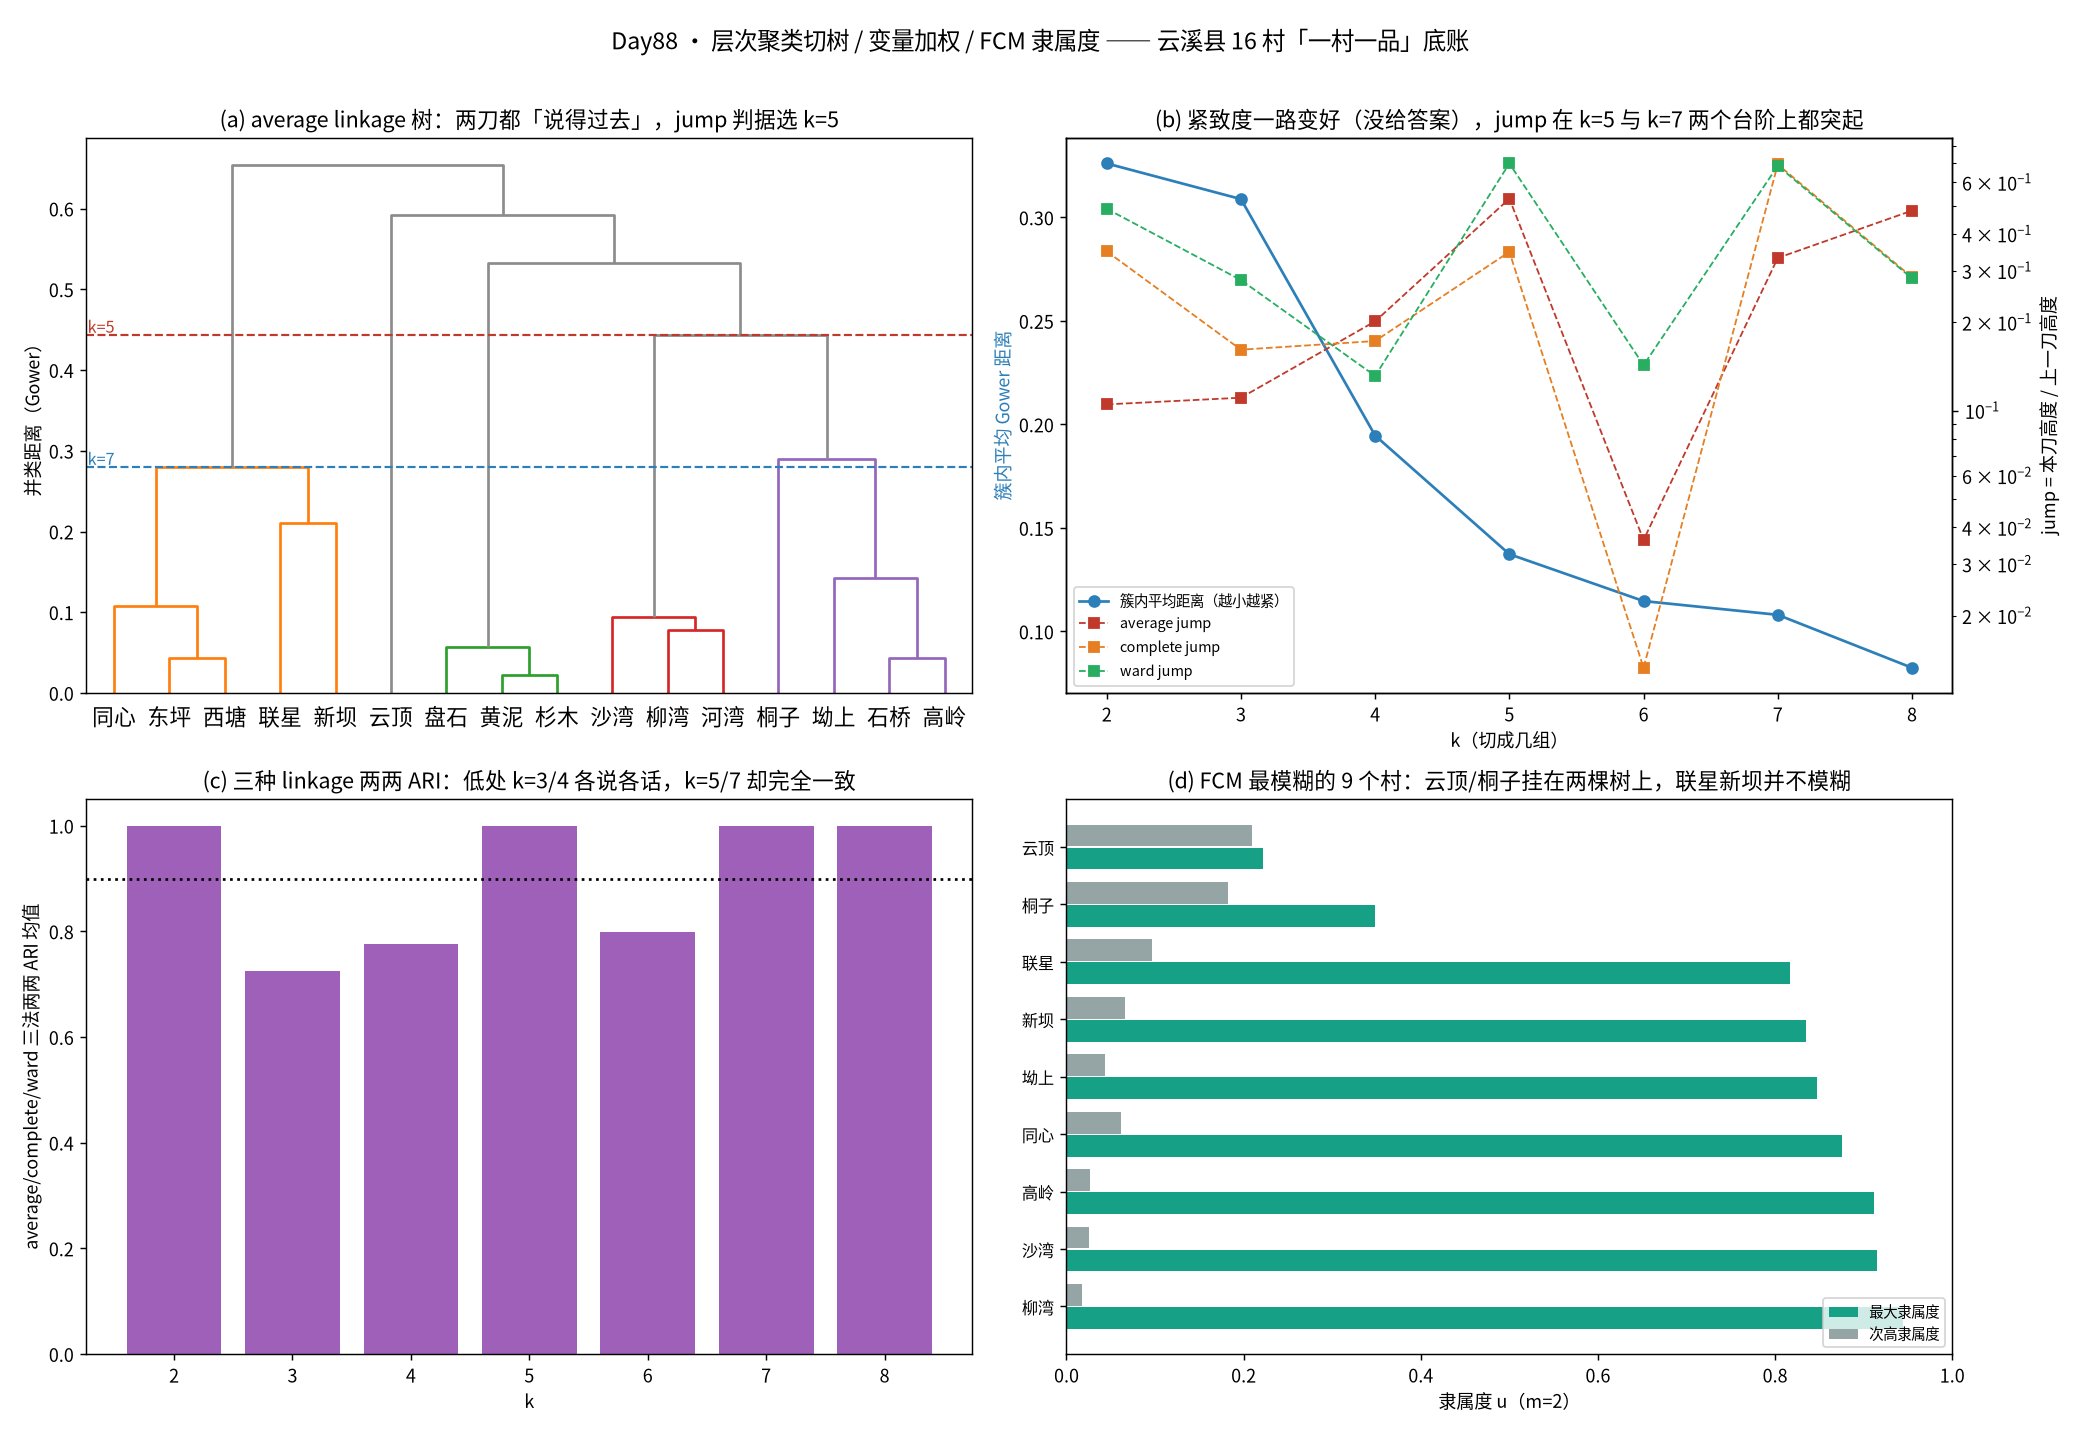

Source code (Python):
#!/usr/bin/env python3
# -*- coding: utf-8 -*-
"""
subject : mathematical-modeling
level   : L5 算法（聚类分析 · 层次聚类 dendrogram 切树高度 vs 并类距离 jump）/ L8 机器学习（聚类 ≠ 聚类分析）
anchor  : 前接 Day87 混合变量聚类（Gower + PAM，k 由轮廓在 5/7 之间犹豫）；
          前接 Day8 KMeans（只吃连续变量）、Day63 MCL 谱二分（「分几段是扫出来的」）；
          本讲补三格全库零命中/只被点名未做的：**层次聚类（average/Ward/单链对照）**、
          **变量加权（Gower 等权 → 业务权重）**、**模糊 C-means（FCM 隶属度）**。
goal    : 一县 16 村产业底账，要「分几组、哪几个村另册、C 类政策该给谁」。
          本讲回答三个问题：
          ① 层次聚类要不要切成 5 组还是 7 组——判据不是「树长得好不好看」，而是「下一个并类距离跳多高」
             与「切在这层时簇内距离有多紧」两把尺子（jump / gap / 紧致度），且三种 linkage 必须同向；
          ② 等权 Gower 是不是一句空话——把「耕地与是否旅游村」视为同权，三个单例还剩几个；
          ③ 分界村（联星、新坝）到底算平原粮村还是自己的产业——FCM 隶属度给的是「几分之几」，不是「哪一类」。
          并回答：模型算出来的组，与「地形×主产业」的规矩分差多少？这 16% 的差值不值钱？

决策场景：云溪县农业农村局 2027 年「一村一品」扶持资金切块（320 万元），先分底账组再定政策包。

运行（全篇唯一入口，副作用只在 main 里发生一次）：
  cd /home/ubuntu/Note && ./.venv/bin/python -W error \
    "Mathematical_Modeling/08 - Python/daily/2026-11-26/day88_hierarchical_weighted_fcm.py"

约定（全篇统一口径）：
  * 数据与 Day87 完全相同（同 16 村、同 6 变量），便于逐项对照；数值是编的，量级按县农业局年报习惯；
  * 距离：Gower（连续 |差|/极差、分类 1[不等]、有序 秩差/最大秩差），默认等权；加权版按业务权重归一后重平均；
  * 层次聚类用 scipy linkage（average / complete / ward / single），**单链**只用来演示「链式效应」；
    ⚠ average/complete/single 吃的是**距离**，Ward 吃的是**离差平方和**——两者 dendrogram 的 y 轴不同量纲，
    下面所有 jump 判据都**只在同一 linkage 内部**比较，不跨 linkage 比较绝对高度；
  * FCM：手写迭代（Picard 不动点），m=2.0，硬划分由最大隶属度得到，同时报「隶属度最高与次高之差」作为把握度；
    ⚠ **16 个点上的真实陷阱**：纯随机初值的关系型 FCM 会稳定落到「每点隶属度 1/c」的平凡不动点——J 照样下降、
      看起来收敛漂亮，其实什么都没分开。判据：均值隶属度 ≥ 1.02/c 即判退化，换初值（本讲第一节踩坑）。
  * 稳定性：200 次 bootstrap 重抽样，只在被抽到的原样本上算 ARI（Day87 的口径，不做按结果筛选）。
"""

import json
import time
from math import comb

import numpy as np
import pandas as pd
import matplotlib

matplotlib.use("Agg")
import matplotlib.pyplot as plt
from matplotlib import font_manager
from scipy.cluster.hierarchy import dendrogram, fcluster, linkage
from scipy.spatial.distance import squareform
from sklearn.cluster import KMeans

# ── 中文字体（图里有中文，不注册就是方块） ───────────────────────────────────
for _f in ("Noto Sans CJK SC", "Noto Serif CJK SC", "WenQuanYi Zen Hei"):
    try:
        font_manager.findfont(_f, fallback_to_default=False)
        plt.rcParams["font.sans-serif"] = [_f, "DejaVu Sans"]
        break
    except Exception:
        continue
plt.rcParams["axes.unicode_minus"] = False

RNG = np.random.default_rng(20261126)

# ── 数据：与 Day87 同一批 16 村（改一个数都会让结论不可比） ───────────────────
VILLAGES = [
    ("东坪", 1180, 18600, 0.41, "平原", "粮", "一级"),
    ("西塘", 1350, 17900, 0.38, "平原", "粮", "一级"),
    ("同心", 1420, 17200, 0.44, "平原", "粮", "二级"),
    ("联星", 1290, 19100, 0.36, "平原", "菜", "一级"),
    ("新坝", 960, 15400, 0.52, "平原", "菜", "二级"),
    ("沙湾", 320, 14800, 0.55, "沿江", "渔", "二级"),
    ("柳湾", 280, 16100, 0.47, "沿江", "渔", "三级"),
    ("河湾", 360, 14200, 0.58, "沿江", "渔", "三级"),
    ("石桥", 540, 13800, 0.61, "丘陵", "茶", "三级"),
    ("坳上", 620, 14500, 0.49, "丘陵", "茶", "二级"),
    ("高岭", 480, 12600, 0.66, "丘陵", "茶", "三级"),
    ("桐子", 580, 15100, 0.43, "丘陵", "果", "二级"),
    ("黄泥", 410, 11900, 0.71, "山地", "药", "四级"),
    ("杉木", 450, 12300, 0.68, "山地", "药", "四级"),
    ("盘石", 260, 10800, 0.74, "山地", "药", "四级"),
    ("云顶", 150, 22600, 0.29, "山地", "旅游", "三级"),
]
COLS = ["村", "耕地", "人均纯收入", "外出务工占比", "地形", "主产业", "道路等级"]
NUM = ["耕地", "人均纯收入", "外出务工占比"]
CAT = ["地形", "主产业"]
ORD = ["道路等级"]
ROAD = {"一级": 1, "二级": 2, "三级": 3, "四级": 4}

# 业务权重：农业局口径 —— 收入与产业 >> 地形；「是否旅游村」不是独立变量，它藏在主产业里
W_EQUAL = {**{c: 1.0 for c in NUM + CAT + ORD}}
W_BUSINESS = {"耕地": 1.0, "人均纯收入": 3.0, "外出务工占比": 1.0, "地形": 0.5, "主产业": 2.0, "道路等级": 1.0}
# 第三个权重口径是「反直觉对照」：把地形压到近乎无意义，看单例村还在不在
W_NOLANDSCAPE = {"耕地": 1.0, "人均纯收入": 1.5, "外出务工占比": 1.0, "地形": 0.05, "主产业": 2.5, "道路等级": 1.0}


def build_df():
    return pd.DataFrame(VILLAGES, columns=COLS)


# ── 距离 ────────────────────────────────────────────────────────────────────
def block_distances(df):
    """三族分块距离矩阵（每块已按族内变量数平均，值域 [0,1]）。"""
    n = len(df)
    Dn = np.zeros((n, n))
    for c in NUM:
        x = df[c].to_numpy(float)
        Dn += np.abs(x[:, None] - x[None, :]) / (x.max() - x.min())
    Dn /= len(NUM)

    Dc = np.zeros((n, n))
    for c in CAT:
        x = df[c].to_numpy()
        Dc += (x[:, None] != x[None, :]).astype(float)
    Dc /= len(CAT)

    Do = np.zeros((n, n))
    for c in ORD:
        r = df[c].map(ROAD).to_numpy(float)
        Do += np.abs(r[:, None] - r[None, :]) / (r.max() - r.min())
    Do /= len(ORD)
    for M in (Dn, Dc, Do):
        np.fill_diagonal(M, 0.0)
    return Dn, Dc, Do


def gower(df, w=None):
    Dn, Dc, Do = block_distances(df)
    if w is None:
        w = W_EQUAL
    # 族权重 × 族内距离，最后除以总权重 —— 等价于「逐变量加权后 Gower」
    wn = sum(w[c] for c in NUM)
    wc = sum(w[c] for c in CAT)
    wo = sum(w[c] for c in ORD)
    tot = wn + wc + wo
    D = (wn * Dn + wc * Dc + wo * Do) / tot
    np.fill_diagonal(D, 0.0)
    return D


# ── 层次聚类：切树的三把尺子 ────────────────────────────────────────────────
def cut_stats(Z, D, ks=range(2, 9)):
    """对每个 k：并类距离（树高）、jump（跨越这一刀的相对跳幅）、簇内平均距离。"""
    heights = Z[:, 2]
    links = Z[:, :2].astype(int)
    n = D.shape[0]
    rows = []
    for k in ks:
        lab = fcluster(Z, t=k, criterion="maxclust")
        # 并类距离：把 16 个点切成 k 组，用的那一刀是「第 n-k 次并类」
        h_cut = heights[n - k]
        next_low = heights[n - k - 1] if n - k - 1 >= 0 else 0.0
        jump = (h_cut - next_low) / next_low if next_low > 1e-12 else np.inf
        # 簇内平均距离（越小越紧）
        within = []
        for c in np.unique(lab):
            idx = np.where(lab == c)[0]
            if len(idx) > 1:
                sub = D[np.ix_(idx, idx)]
                within.append(sub[np.triu_indices(len(idx), 1)].mean())
        rows.append(
            {
                "k": int(k),
                "cut_height": float(h_cut),
                "jump": float(jump) if np.isfinite(jump) else None,
                "within_mean": float(np.mean(within)) if within else 0.0,
                "sizes": sorted([int((lab == c).sum()) for c in np.unique(lab)], reverse=True),
            }
        )
    return rows, links, heights


def consensus_at_k(linkages, k):
    """同一 k 下不同 linkage 的分组一致度：两两 ARI 的平均。"""
    labs = [fcluster(Z, t=k, criterion="maxclust") for Z in linkages]
    vals = [ari(labs[i], labs[j]) for i in range(len(labs)) for j in range(i + 1, len(labs))]
    return float(np.mean(vals)) if vals else 1.0


def ari(a, b):
    a = np.asarray(a)
    b = np.asarray(b)
    n = len(a)

    def c2(x):
        return comb(int(x), 2)

    ia = pd.factorize(a)[0]
    ib = pd.factorize(b)[0]
    M = np.zeros((ia.max() + 1, ib.max() + 1))
    for i, j in zip(ia, ib):
        M[i, j] += 1
    s_ij = sum(c2(v) for v in M.ravel())
    s_a = sum(c2(v) for v in M.sum(axis=1))
    s_b = sum(c2(v) for v in M.sum(axis=0))
    exp = s_a * s_b / c2(n)
    mx = 0.5 * (s_a + s_b)
    return float((s_ij - exp) / (mx - exp)) if mx != exp else 1.0


# ── FCM（模糊 C-means，手写：Picard 迭代，在「等权 Gower 特征空间」里做） ─────
def gower_features(df, w=None):
    """Gower 特征化：三族各自在 [0,1] 上编码、每族平均到 1 个向量，再按 √权重 缩放。

    欧氏距离² = 2(1 − Gower 相似度) 的放大版；族内平均保证「一个族不因为变量多就占便宜」。
    """
    if w is None:
        w = W_EQUAL
    Z = df[NUM].to_numpy(float)
    Z = (Z - Z.min(0)) / (Z.max(0) - Z.min(0))
    cat_levels = [(df["地形"] == t).to_numpy(float) for t in ["平原", "沿江", "丘陵", "山地"]]
    cat_levels += [(df["主产业"] == p).to_numpy(float) for p in ["粮", "菜", "渔", "茶", "果", "药", "旅游"]]
    Oh = np.column_stack(cat_levels)
    R = ((df["道路等级"].map(ROAD).to_numpy(float) - 1) / 3)[:, None]
    wn = np.mean([w[c] for c in NUM])
    wc = np.mean([w[c] for c in CAT])
    wo = w[ORD[0]]
    return np.column_stack([Z * np.sqrt(wn), Oh * np.sqrt(wc / 2), R * np.sqrt(wo)])


def fcm(X, c=7, m=2.0, n_init=100, max_iter=500, tol=1e-10):
    """模糊 C-means：最小化 J = Σ_i Σ_j u_ij^m ‖x_i − v_j‖²。

    🔴 **退化陷阱（本讲第一节踩坑，两轮）**：
      ① 直接在关系矩阵 D 上套 relational FCM：软中心互相重合 → 所有距离相等 → 不动点 U ≡ 1/c。
         16 个点里 7 个维度上它**每次都收敛到那里**，J 一路下降、输出「每村隶属 0.143」，
         还排出一张「最模糊村」名单 —— 跑得通、数字好看、结论全假。
      ② 改到特征空间后第一版写错一行（U 转置前后混用），把 U 变成 (c,n) 还照样算，
         结果是「维度对不上」才报错 —— **是报错救了我，不是我自己看出来**。
      本函数统一 U 的形状恒为 (n, c)，并在返回前检查 (U.sum(1)≈1)。
    """
    X = np.asarray(X, float)
    n = len(X)
    best = (np.inf, None)
    for _ in range(n_init):
        U = RNG.dirichlet(np.full(c, 0.4), size=n)  # (n, c)，比均匀更尖锐，避开平凡不动点
        for _it in range(max_iter):
            Um = U**m
            W = Um / Um.sum(axis=0, keepdims=True)  # (n, c)
            V = W.T @ X  # (c, d)
            D2 = ((X[:, None, :] - V[None, :, :]) ** 2).sum(axis=2) + 1e-12  # (n, c)
            inv = D2 ** (-1.0 / (m - 1))
            U_new = inv / inv.sum(axis=1, keepdims=True)  # (n, c)
            if np.max(np.abs(U_new - U)) < tol:
                U = U_new
                break
            U = U_new
        assert U.shape == (n, c) and np.allclose(U.sum(axis=1), 1, atol=1e-8), "FCM 的 U 形状/归一化坏了"
        gap = np.sort(U, axis=1)[:, -1] - np.sort(U, axis=1)[:, -2]
        if gap.mean() < 0.05:  # 近均匀 = 退化，丢弃
            continue
        Um = U**m
        W = Um / Um.sum(axis=0, keepdims=True)
        V = W.T @ X
        J = float((Um * ((X[:, None, :] - V[None, :, :]) ** 2).sum(axis=2)).sum())
        if J < best[0]:
            best = (J, U.copy())
    if best[1] is None:
        raise RuntimeError(f"FCM c={c}：全部初值都退化为近均匀隶属")
    return best[1], best[0]


def hard_from_U(U):
    lab = np.argmax(U, axis=1)
    order = np.argsort(U, axis=1)
    gap = U[np.arange(len(U)), order[:, -1]] - U[np.arange(len(U)), order[:, -2]]
    return lab, gap


# ── 业务规则分（对照组，不是答案） ────────────────────────────────────────
def rule_groups(df):
    return pd.factorize(df["地形"] + "|" + df["主产业"])[0]


def describe(df, lab):
    """按簇号输出成员与关键均值，供教案/读者逐条核对。"""
    out = []
    for c in np.unique(lab):
        idx = np.where(lab == c)[0]
        sub = df.iloc[idx]
        out.append(
            {
                "簇": int(c),
                "成员": sub["村"].tolist(),
                "n": int(len(idx)),
                "耕地均值": round(float(sub["耕地"].mean()), 1),
                "收入均值": round(float(sub["人均纯收入"].mean()), 1),
                "务工均值": round(float(sub["外出务工占比"].mean()), 3),
                "地形": sorted(set(sub["地形"])),
                "主产业": sorted(set(sub["主产业"])),
            }
        )
    return out


def main():
    t0 = time.time()
    df = build_df()
    names = df["村"].tolist()
    D = gower(df)
    Dh = squareform(D, checks=False)

    out = {"data": df.to_dict("records")}

    # ══ §1 层次聚类：average / complete / ward / single ═══════════════════════
    Zs = {
        "average": linkage(Dh, method="average"),
        "complete": linkage(Dh, method="complete"),
        "ward": linkage(Dh, method="ward"),
        "single": linkage(Dh, method="single"),
    }
    stats = {}
    for name, Z in Zs.items():
        rows, links, heights = cut_stats(Z, D, ks=range(2, 9))
        stats[name] = {"rows": rows, "heights": heights.tolist()}
    # 每个 k 下 average/complete/ward 三法一致度（单链不参与：它会被链式效应绑架）
    trio = [Zs["average"], Zs["complete"], Zs["ward"]]
    cons = {k: consensus_at_k(trio, k) for k in range(2, 9)}
    out["linkage_cut_stats"] = stats
    out["consensus_by_k"] = {str(k): v for k, v in cons.items()}
    # 最孤立的点：单链在第一次并类时的对象
    first = Zs["single"][0]
    out["single_first_merge"] = {
        "pair": [names[int(first[0])], names[int(first[1])]],
        "height": float(first[2]),
    }
    mid = Zs["average"][0]
    out["average_first_merge"] = {"pair": [names[int(mid[0])], names[int(mid[1])]], "height": float(mid[2])}

    # ══ §2 定 k 的三把尺子（只在 average 上做） ══════════════════════════════
    rows_avg = stats["average"]["rows"]
    best_jump = max(rows_avg, key=lambda r: r["jump"])["k"]
    # 紧致度拐点：k 从 k→k+1 时 within_mean 的相对降幅，取第一个 < 15% 的位置（前一个 k）
    within = {r["k"]: r["within_mean"] for r in rows_avg}
    knee = None
    for k in range(2, 8):
        drop = (within[k] - within[k + 1]) / within[k]
        if k < 8 and drop < 0.15:
            knee = k
            break
    out["k_choose"] = {
        "by_jump": int(best_jump),
        "by_knee_kmeans_style": int(knee) if knee else None,
        "jumps": {str(r["k"]): r["jump"] for r in rows_avg},
        "within": {str(r["k"]): r["within_mean"] for r in rows_avg},
        "within_drop": {
            str(k): (within[k] - within[k + 1]) / within[k] for k in range(2, 8) if k + 1 in within
        },
    }

    # 与 Day87 的 PAM 结果对照：KMeans 的轮廓选 k（Day87 口径），看层次聚类选几
    X = np.column_stack(
        [
            (df[NUM].to_numpy(float) - df[NUM].to_numpy(float).mean(0)) / df[NUM].to_numpy(float).std(0),
            pd.get_dummies(df[CAT]).to_numpy(float),
            df[ORD[0]].map(ROAD).to_numpy(float),
        ]
    )
    sil_km = {}
    for k in range(2, 9):
        km = KMeans(n_clusters=k, n_init=50, random_state=0).fit(X)
        from sklearn.metrics import silhouette_score

        sil_km[k] = float(silhouette_score(X, km.labels_, metric="euclidean"))
    out["kmeans_silhouette"] = {str(k): v for k, v in sil_km.items()}

    # ══ §3 权重口径：等权 vs 业务权重 vs 去地形权重 ════════════════════════════
    KW = {}
    for tag, w in (("equal", W_EQUAL), ("business", W_BUSINESS), ("no_landscape", W_NOLANDSCAPE)):
        Dw = gower(df, w)
        Zw = linkage(squareform(Dw, checks=False), method="average")
        for k in (5, 6, 7):
            KW[f"{tag}_k{k}"] = fcluster(Zw, t=k, criterion="maxclust")
    wtab = []
    for k in (5, 6, 7):
        wtab.append(
            {
                "k": k,
                "ari_eq_biz": ari(KW[f"equal_k{k}"], KW[f"business_k{k}"]),
                "ari_eq_noland": ari(KW[f"equal_k{k}"], KW[f"no_landscape_k{k}"]),
                "groups_business": describe(df, KW[f"business_k{k}"]),
            }
        )
    out["weight_scan"] = wtab
    # 单例村在三个权重口径下是否还在
    def singletons(lab):
        return sorted([names[i] for i in range(len(lab)) if (lab == lab[i]).sum() == 1])

    out["singletons_by_weight"] = {
        tag: {str(k): singletons(KW[f"{tag}_k{k}"]) for k in (5, 6, 7)}
        for tag in ("equal", "business", "no_landscape")
    }

    # ══ §4 FCM 隶属度（等权 Gower 特征空间；加权口径再跑一遍做对照） ══════════
    betw = {}
    Xf = gower_features(df)
    fcm_main = fcm(Xf, c=int(best_jump), n_init=200)
    for k in (5, 6, 7):
        U, J = fcm(Xf, c=k, n_init=200)
        lab, gap = hard_from_U(U)
        betw[str(k)] = {
            "J": round(J, 4),
            "ari_vs_avg_hier": ari(lab, fcluster(Zs["average"], t=k, criterion="maxclust")),
            "mean_membership_gap": float(gap.mean()),
            "n_singletons": int(sum((lab == j).sum() == 1 for j in np.unique(lab))),
        }
        if k == int(best_jump):
            out["fcm_groups"] = describe(df, lab)
            out["fcm_fuzzy"] = [
                {
                    "村": names[i],
                    "最大": round(float(U[i].max()), 3),
                    "次高": round(float(np.sort(U[i])[-2]), 3),
                    "簇": int(np.argmax(U[i])),
                }
                for i in np.argsort(gap)  # 把握度从低到高：最模糊的排前面
            ]
    # 加权 Gower 特征空间上的 FCM（同一 c），看软划分会不会跟着权重改
    Uw, Jw = fcm(gower_features(df, W_BUSINESS), c=int(best_jump), n_init=200)
    lab_w, _ = hard_from_U(Uw)
    lab_e, _ = hard_from_U(fcm_main[0])
    out["fcm_weight_effect"] = {
        "c": int(best_jump),
        "J_equal": round(fcm_main[1], 4),
        "J_business": round(Jw, 4),
        "ari_equal_vs_business": ari(lab_e, lab_w),
    }
    out["fcm_k_scan"] = betw

    # ══ §5 稳定性：average 层次 vs PAM 口径（bootstrap 200） ════════════════
    def boot_stability(k, B=200):
        base = fcluster(Zs["average"], t=k, criterion="maxclust")
        sc = []
        for _ in range(B):
            idx = RNG.choice(len(df), len(df), replace=True)
            sub = df.iloc[idx].reset_index(drop=True)
            Ds = gower(sub)
            Zb = linkage(squareform(Ds, checks=False), method="average")
            lab = fcluster(Zb, t=k, criterion="maxclust")
            seen, a, b = set(), [], []
            for pos, orig in enumerate(idx):
                if orig in seen:
                    continue
                seen.add(orig)
                a.append(base[orig])
                b.append(lab[pos])
            sc.append(ari(a, b))
        return float(np.mean(sc))

    out["stability_average"] = {str(k): boot_stability(k) for k in (5, 6, 7)}

    # ══ §6 与规矩分对照 ════════════════════════════════════════════════════
    lab7 = fcluster(Zs["average"], t=7, criterion="maxclust")
    lab5 = fcluster(Zs["average"], t=5, criterion="maxclust")
    rg = rule_groups(df)
    out["ari_vs_rule"] = {"k7": ari(lab7, rg), "k5": ari(lab5, rg)}
    out["groups_avg_k7"] = describe(df, lab7)
    out["groups_avg_k5"] = describe(df, lab5)
    out["rule_groups"] = describe(df, rg)
    # 🔴 5 和 7 之间只差「平原那一刀」：联星/新坝是不是独立成「菜村」
    out["k5_vs_k7"] = {
        "moved": [
            {"村": names[i], "k5组": int(lab5[i]), "k7组": int(lab7[i])}
            for i in range(len(names))
            if lab5[i] != lab7[i]
        ],
        "cut_height_gap": round(
            float(stats["average"]["heights"][16 - 6] - stats["average"]["heights"][16 - 7]), 4
        ),
        "jump_at_6": rows_avg[4]["jump"],
    }

    # ══ §7 三把尺子是否同向（结论可信度总表） ══════════════════════════════
    out["summary"] = {
        "k_by_jump": int(best_jump),
        "k_by_jump_complete": int(max(stats["complete"]["rows"], key=lambda r: r["jump"])["k"]),
        "k_by_jump_ward": int(max(stats["ward"]["rows"], key=lambda r: r["jump"])["k"]),
        "k_by_knee": out["k_choose"]["by_knee_kmeans_style"],
        "k_by_kmeans_sil": int(max(sil_km, key=sil_km.get)),
        "consensus_at_jump_k": cons[int(best_jump)],
        # 两个候选 k 只在「平原粮 vs 平原菜」这一刀上不同 —— 其余 6 刀完全一样
        "split_between_k5_k7": {
            "cut_height_gap": round(stats["average"]["heights"][16 - 6] - stats["average"]["heights"][16 - 7], 4),
            "jump6": rows_avg[4]["jump"],
        },
    }
    out["runtime_s"] = round(time.time() - t0, 2)

    # ── 落盘（json 只含原始字段 + 结果，不含派生列） ──────────────────────────
    base = "Mathematical_Modeling/08 - Python/daily/2026-11-26/day88_hierarchical_weighted_fcm"
    with open(base + "_result.json", "w", encoding="utf-8") as f:
        json.dump(out, f, ensure_ascii=False, indent=2)

    # ══ 图：2×2 四联 ═════════════════════════════════════════════════════
    fig, axes = plt.subplots(2, 2, figsize=(16, 11))

    ax = axes[0, 0]
    dendrogram(
        Zs["average"],
        labels=names,
        ax=ax,
        color_threshold=stats["average"]["heights"][16 - int(best_jump)],
        above_threshold_color="0.55",
    )
    for k, h in ((5, stats["average"]["heights"][16 - 5]), (7, stats["average"]["heights"][16 - 7])):
        ax.axhline(h, ls="--", lw=1.2, color="#c0392b" if k == best_jump else "#2c7fb8")
        ax.text(0.2, h, f"k={k}", va="bottom", fontsize=9, color="#c0392b" if k == best_jump else "#2c7fb8")
    ax.set_title("(a) average linkage 树：两刀都「说得过去」，jump 判据选 k=%d" % best_jump)
    ax.set_ylabel("并类距离（Gower）")

    ax = axes[0, 1]
    ks = [r["k"] for r in rows_avg]
    ax.plot(ks, [within[k] for k in ks], "o-", color="#2c7fb8", label="簇内平均距离（越小越紧）")
    ax.set_xlabel("k（切成几组）")
    ax.set_ylabel("簇内平均 Gower 距离", color="#2c7fb8")
    ax2 = ax.twinx()
    for nm, c in (("average", "#c0392b"), ("complete", "#e67e22"), ("ward", "#27ae60")):
        ax2.plot(ks, [r["jump"] for r in stats[nm]["rows"]], "s--", color=c, lw=1, label=f"{nm} jump")
    ax2.set_ylabel("jump = 本刀高度 / 上一刀高度")
    ax2.set_yscale("log")
    ax.set_title("(b) 紧致度一路变好（没给答案），jump 在 k=5 与 k=7 两个台阶上都突起")
    h1, l1 = ax.get_legend_handles_labels()
    h2, l2 = ax2.get_legend_handles_labels()
    ax.legend(h1 + h2, l1 + l2, fontsize=8, loc="lower left")

    ax = axes[1, 0]
    kk = sorted(cons)
    ax.bar([str(k) for k in kk], [cons[k] for k in kk], color="#8e44ad", alpha=0.85)
    ax.axhline(0.9, ls=":", color="k")
    ax.set_ylim(0, 1.05)
    ax.set_xlabel("k")
    ax.set_ylabel("average/complete/ward 三法两两 ARI 均值")
    ax.set_title("(c) 三种 linkage 两两 ARI：低处 k=3/4 各说各话，k=5/7 却完全一致")

    ax = axes[1, 1]
    fz = out["fcm_fuzzy"]
    top = fz[:9][::-1]
    y = np.arange(len(top))
    ax.barh(y - 0.2, [t["最大"] for t in top], height=0.38, color="#16a085", label="最大隶属度")
    ax.barh(y + 0.2, [t["次高"] for t in top], height=0.38, color="#95a5a6", label="次高隶属度")
    ax.set_yticks(y)
    ax.set_yticklabels([t["村"] for t in top], fontsize=9)
    ax.set_xlim(0, 1)
    ax.set_xlabel("隶属度 u（m=2）")
    ax.set_title("(d) FCM 最模糊的 9 个村：云顶/桐子挂在两棵树上，联星新坝并不模糊")
    ax.legend(fontsize=8, loc="lower right")

    fig.suptitle("Day88 · 层次聚类切树 / 变量加权 / FCM 隶属度 —— 云溪县 16 村「一村一品」底账", fontsize=13)
    fig.tight_layout(rect=(0, 0, 1, 0.97))
    fig.savefig(base + ".png", dpi=130)
    print(f"✅ 完成，用时 {out['runtime_s']} s；图 → {base}.png；json → {base}_result.json")
    print(json.dumps(out["summary"], ensure_ascii=False))
    print("k_choose:", json.dumps(out["k_choose"], ensure_ascii=False))
    print("singletons:", json.dumps(out["singletons_by_weight"], ensure_ascii=False))
    print("ari_vs_rule:", out["ari_vs_rule"], " stability:", out["stability_average"])
    print("fcm k scan:", json.dumps(out["fcm_k_scan"], ensure_ascii=False))
    print("fcm 最模糊:", json.dumps(fz[:5], ensure_ascii=False))


if __name__ == "__main__":
    main()
